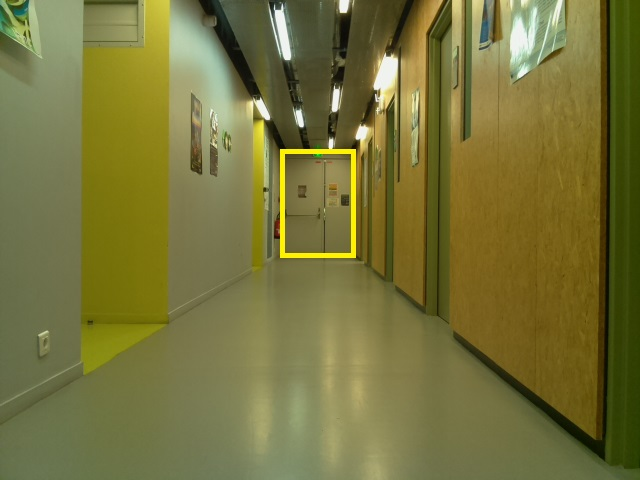
#> input picture ima1.jpg, 640 x 480 px
$ python contour.py   (Python 2 division)
#> lines starting #> are read from the running program, lines starting #| are printed output that depends on the picture; after the words box and inside, x2 and y2 are one past the last pixel; in counts of white or black regions, pixels touching at a corner belong together
# -*- coding: utf-8 -*-
"""
Created on Wed Jun 29 09:16:06 2016

@author: Lucie
"""

import cv2
import numpy as np

im = cv2.imread('ima1.jpg')
#> im is the input picture: shape (480, 640, 3); mean B, G, R 58.9, 115.4, 118.6
imgray = cv2.cvtColor(im,cv2.COLOR_BGR2GRAY)
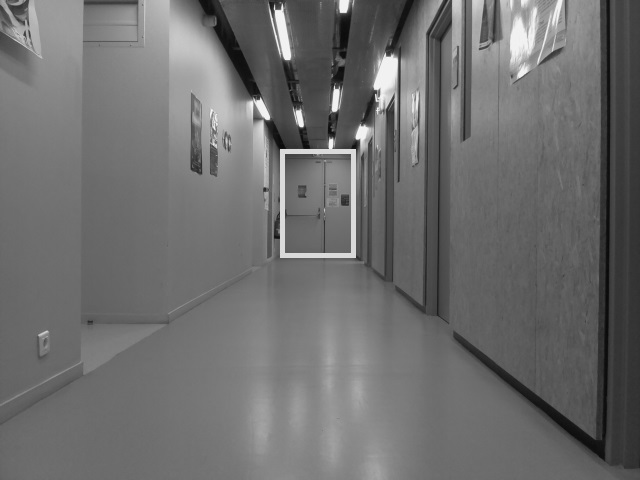
#> imgray: shape (480, 640); min 9, max 249, mean 109.9

#seuillage
#ret,thresh = cv2.threshold(imgray,50,255,0)
th3 = cv2.adaptiveThreshold(imgray,255,cv2.ADAPTIVE_THRESH_GAUSSIAN_C, cv2.THRESH_BINARY,11,2)
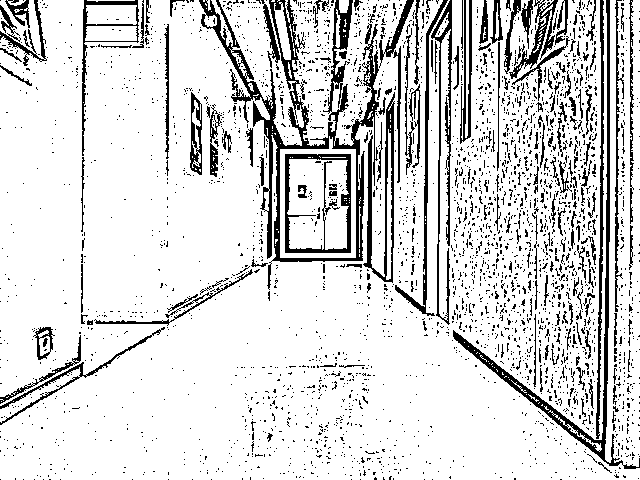
#> th3: shape (480, 640); 84.7% white; 3036 black regions (2839 under 20 px)

#contours
contours, hierarchy = cv2.findContours(th3,cv2.RETR_TREE,cv2.CHAIN_APPROX_SIMPLE)
#> contours = 3905 contours, 3585 with area under 20; largest, box (x1, y1, x2, y2) and area: (0, 0, 640, 480) 260173, (280, 136, 356, 258) 8130, (284, 153, 352, 254) 6697, (211, 0, 304, 146) 4893, (287, 159, 349, 250) 4782
cv2.drawContours(th3, contours, -1, (255,0,0), 1)
cv2.imshow('contours',th3)

#index du plus large contour
areas = [cv2.contourArea(c) for c in contours]
#> areas = 3905 values, max 260173 at index 318, min 0 at index 0, mean 83.45
max_index = np.argmax(areas)
#> max_index = 318
cnt=contours[max_index]
#> cnt = contour of 4729 points, box (x1, y1, x2, y2) (0, 0, 640, 480), area 260173

#rectangle
x,y,w,h = cv2.boundingRect(cnt)
#> x = 0; y = 0; w = 640; h = 480
print "x=%d y=%d w=%d h=%d" %(x, y, w, h)
#| x=0 y=0 w=640 h=480
cv2.rectangle(im,(x,y),(x+w,y+h),(0,0,255),2)
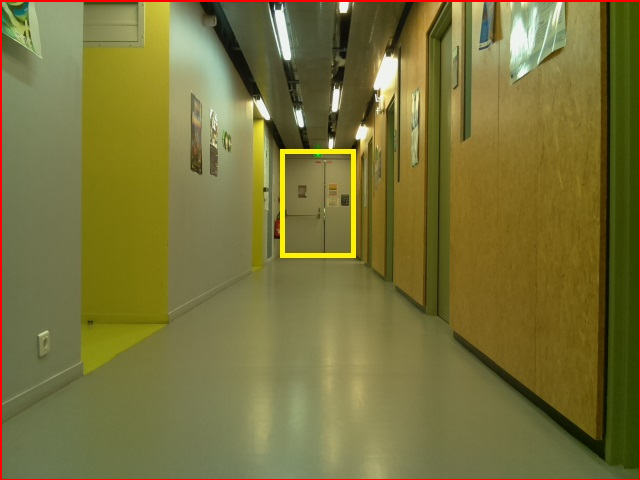
#> im: shape (480, 640, 3); 1.09% of pixels changed, all inside (x1, y1, x2, y2) = (0, 0, 640, 480)
cv2.imshow('rectangle',im)

cv2.waitKey(0)
cv2.destroyAllWindows()

$ run again, with ima2.jpg copied over ima1.jpg
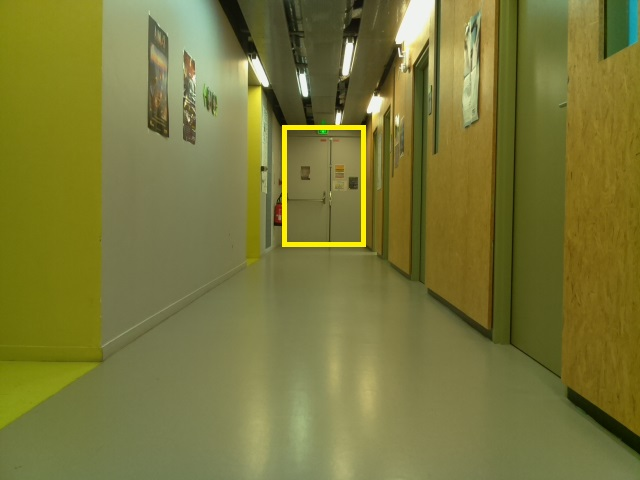
#> input picture ima2.jpg, 640 x 480 px
#> im is the input picture: shape (480, 640, 3); mean B, G, R 57.5, 119.4, 121
#> `th3 = cv2.adaptiveThreshold(imgray,255,cv2.ADAPTIVE_THRESH_GAUSSIAN_C,..`:
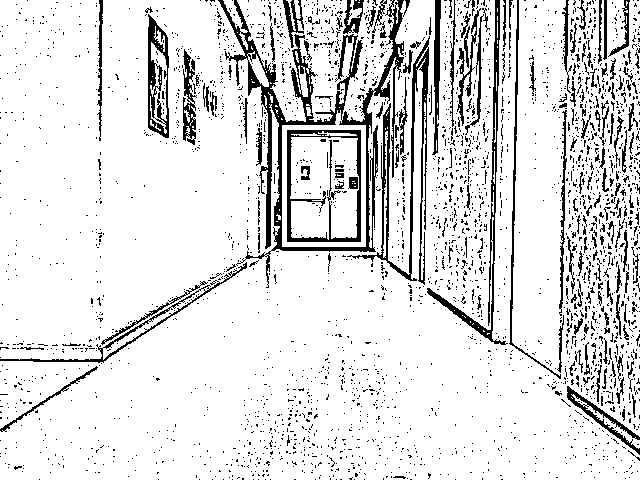
#> th3: shape (480, 640); 87.3% white; 2898 black regions (2716 under 20 px)
#> contours = 3575 contours, 3273 with area under 20; largest, box (x1, y1, x2, y2) and area: (0, 0, 640, 480) 285374, (286, 129, 362, 243) 8473, (290, 137, 359, 240) 6239, (351, 35, 431, 286) 3824, (147, 13, 170, 139) 2334
#> areas = 3575 values, max 285374 at index 87, min 0 at index 0, mean 94.68
#> max_index = 87
#> cnt = contour of 3582 points, box (x1, y1, x2, y2) (0, 0, 640, 480), area 285374
#> x = 0; w = 640; h = 480
#| x=0 y=0 w=640 h=480
#> `cv2.rectangle(im,(x,y),(x+w,y+h),(0,0,255),2)`:
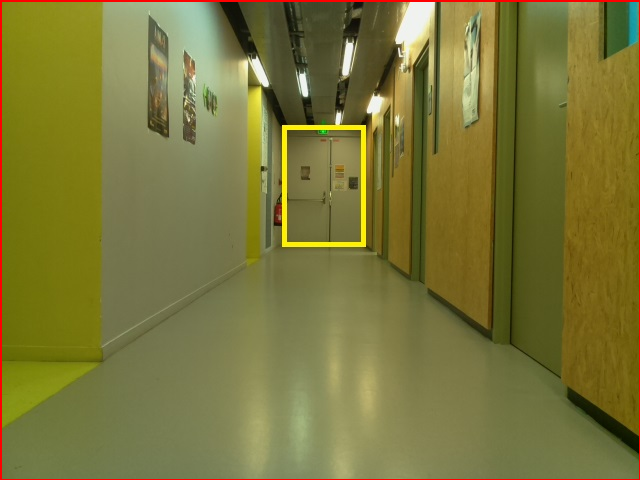
#> im: shape (480, 640, 3); 1.09% of pixels changed, all inside (x1, y1, x2, y2) = (0, 0, 640, 480)

$ run again, with ima3.jpg copied over ima1.jpg
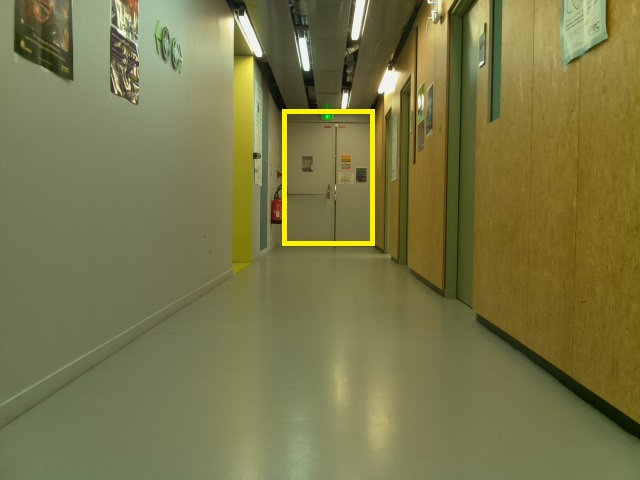
#> input picture ima3.jpg, 640 x 480 px
#> im is the input picture: shape (480, 640, 3); mean B, G, R 72.8, 118.7, 121.3
#> `th3 = cv2.adaptiveThreshold(imgray,255,cv2.ADAPTIVE_THRESH_GAUSSIAN_C,..`:
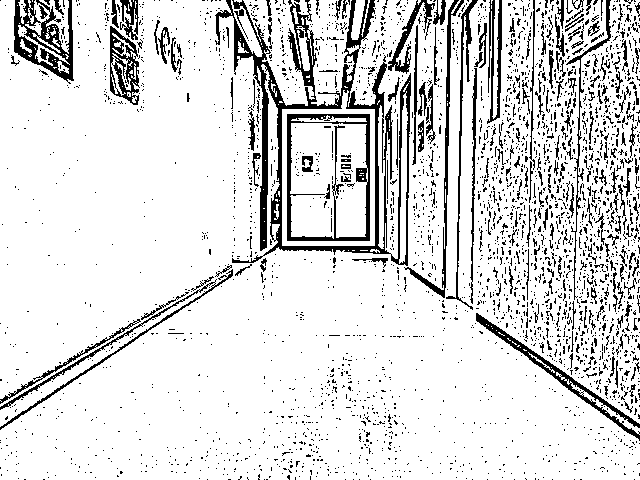
#> th3: shape (480, 640); 86% white; 3055 black regions (2833 under 20 px)
#> contours = 3847 contours, 3464 with area under 20; largest, box (x1, y1, x2, y2) and area: (0, 0, 640, 480) 259278, (282, 90, 375, 246) 12588, (286, 113, 371, 242) 10750, (290, 123, 368, 239) 8160, (243, 0, 355, 106) 6248
#> areas = 3847 values, max 259277.5 at index 405, min 0 at index 0, mean 88.21
#> max_index = 405
#> cnt = contour of 3226 points, box (x1, y1, x2, y2) (0, 0, 640, 480), area 259278
#> x = 0; w = 640; h = 480
#| x=0 y=0 w=640 h=480
#> `cv2.rectangle(im,(x,y),(x+w,y+h),(0,0,255),2)`:
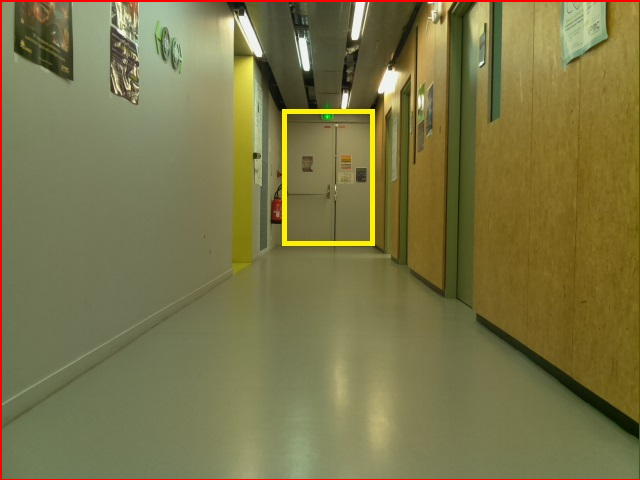
#> im: shape (480, 640, 3); 1.09% of pixels changed, all inside (x1, y1, x2, y2) = (0, 0, 640, 480)

$ run again, with corridor-1.jpg copied over ima1.jpg
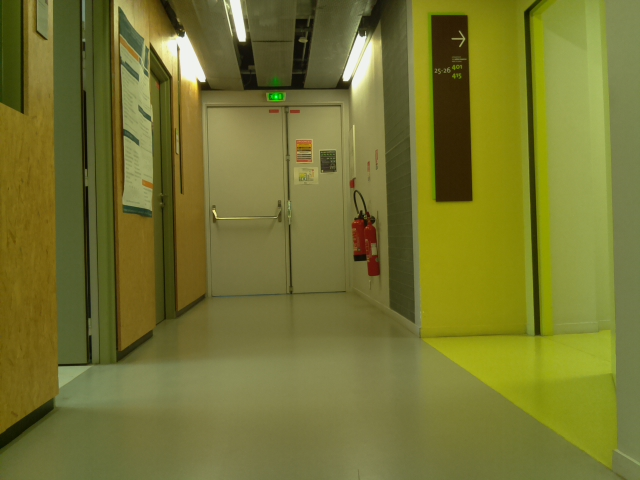
#> input picture corridor-1.jpg, 640 x 480 px
#> im is the input picture: shape (480, 640, 3); mean B, G, R 48.7, 116.1, 116.8
#> `th3 = cv2.adaptiveThreshold(imgray,255,cv2.ADAPTIVE_THRESH_GAUSSIAN_C,..`:
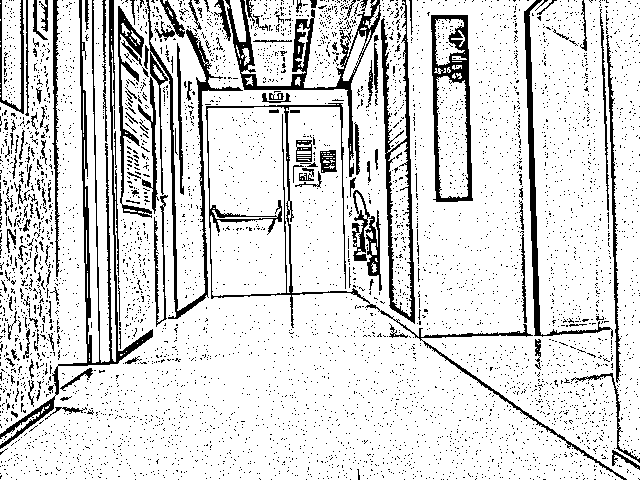
#> th3: shape (480, 640); 84.9% white; 5013 black regions (4864 under 20 px)
#> contours = 6131 contours, 5906 with area under 20; largest, box (x1, y1, x2, y2) and area: (0, 0, 640, 480) 260942, (241, 0, 377, 88) 7152, (430, 14, 474, 203) 7078, (93, 0, 116, 363) 4298, (204, 102, 371, 329) 3538
#> areas = 6131 values, max 260942.5 at index 528, min 0 at index 10, mean 54.05
#> max_index = 528
#> cnt = contour of 3191 points, box (x1, y1, x2, y2) (0, 0, 640, 480), area 260942
#> x = 0; w = 640; h = 480
#| x=0 y=0 w=640 h=480
#> `cv2.rectangle(im,(x,y),(x+w,y+h),(0,0,255),2)`:
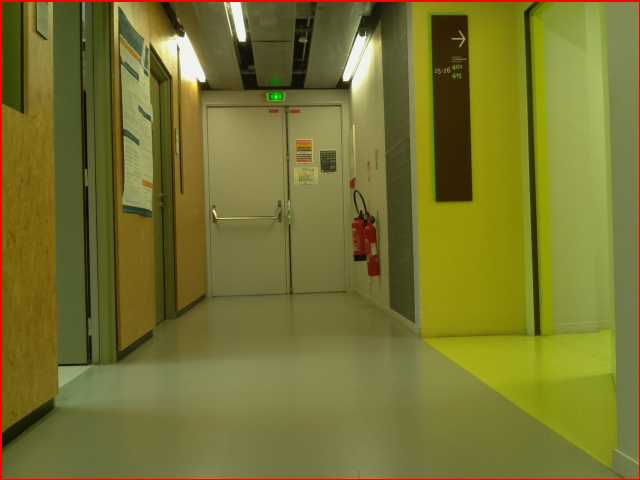
#> im: shape (480, 640, 3); 1.09% of pixels changed, all inside (x1, y1, x2, y2) = (0, 0, 640, 480)
